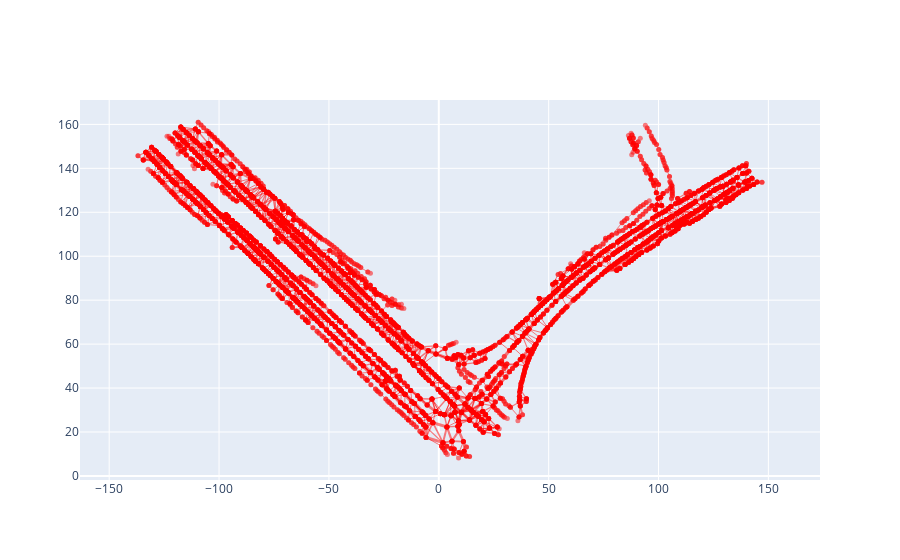

The notebook cell saved with this chart:
### Code cell
import plotly.graph_objects as go

# Initialize a Plotly figure
fig = go.Figure()

# Add edges to the figure
for node in G.nodes:
    for edge in G.edges(node):
        fig.add_trace(
            go.Scatter(
                x=[edge[0][0], edge[1][0]],
                y=[edge[0][1], edge[1][1]],
                mode="lines+markers",
                line=dict(color="red", width=max(G.edges[edge]["count"] ** (1 / 5), 1)),
                opacity=0.5,
                marker=dict(size=5, color="red"),
                # hovertemplate='From: (%{x[0]}, %{y[0]})<br>To: (%{x[1]}, %{y[1]})<extra></extra>',
                showlegend=False,
            )
        )

# # Add birth and death paths to the figure
# for row in birth_death_df.iloc[:100].iterrows():
#     try:
#         path = nx.shortest_path(
#             G,
#             tuple(row[1]["birth"]),
#             tuple(row[1]["death"]),
#             weight=lambda u, v, d: distance(u, v),
#         )
#     except:
#         continue

#     for i in range(len(path) - 1):
#         edge = (path[i], path[i + 1])
#         fig.add_trace(
#             go.Scatter(
#                 x=[edge[0][0], edge[1][0]],
#                 y=[edge[0][1], edge[1][1]],
#                 mode="lines+markers",
#                 line=dict(color="blue"),
#                 opacity=0.5,
#                 marker=dict(size=5, color="blue"),
#                 hovertemplate="From: %{x[0]}, %{y[0]}<br>To: %{x[1]}, %{y[1]}<br>",
#                 showlegend=False,
#             )
#         )

# make the plot square
fig.update_layout(
    xaxis=dict(
        scaleanchor="y",
        scaleratio=1,
    ),
)

# Show the plot
fig.show()
